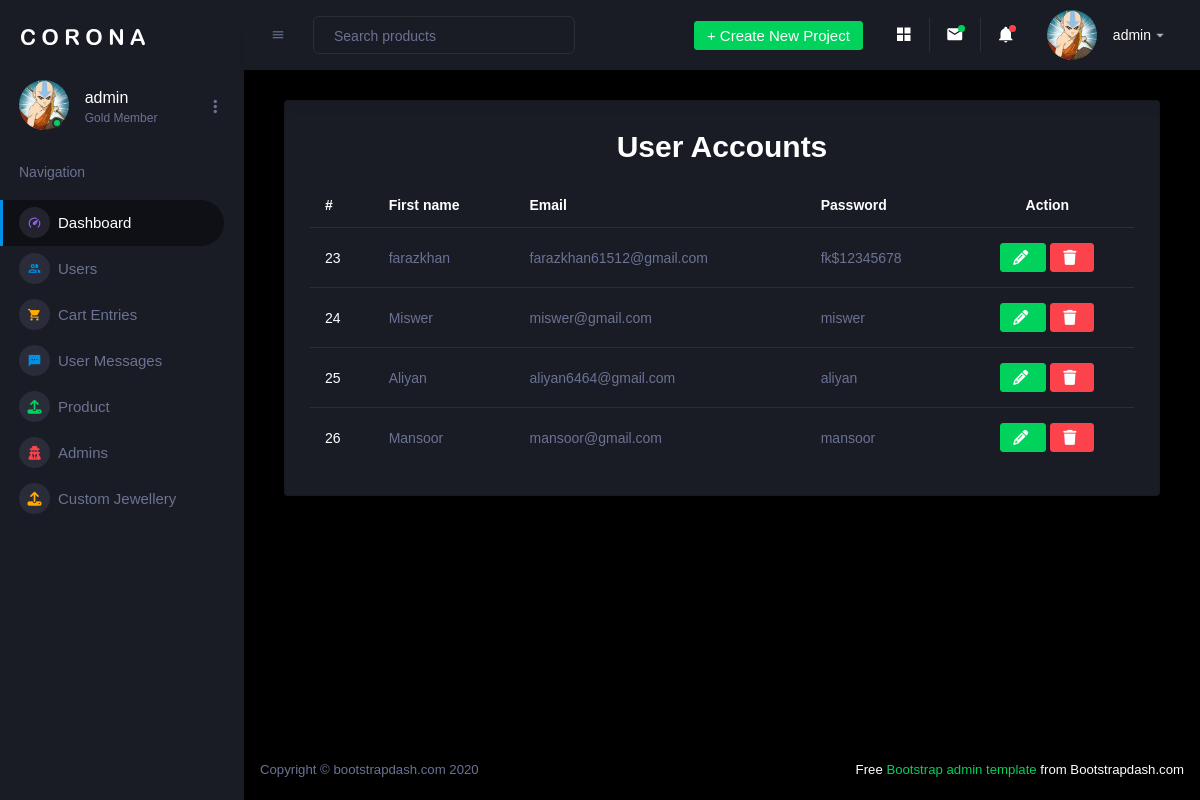
The page /admin/user.php (signed in) on the database its author committed.
### tables this page shows
CREATE TABLE `user_acc` (
  `id` int(255) NOT NULL,
  `avatar` varchar(300) NOT NULL,
  `name` varchar(255) NOT NULL,
  `email` varchar(255) NOT NULL,
  `phone` varchar(20) NOT NULL,
  `address` varchar(250) NOT NULL,
  `city` varchar(100) NOT NULL,
  `country` varchar(150) NOT NULL,
  `gender` varchar(100) NOT NULL,
  `password` varchar(225) NOT NULL
);

### admin/user.php (the view, shortened to what this page needs)
<?php
if(isset($_SESSION['admin_id'])){
  ?>
   <?php include("header.php"); ?>
   <?php include("sideBar.php"); ?>
   <?php include("navbar.php"); ?>
      <div class="col-lg-12 grid-margin stretch-card">
                <div class="card">
                  <div class="card-body">
                    <h3 class="card-title text-center font-weight-bold h2"> User Accounts</h3>
                    <div class="table-responsive" style="max-height: 400px; overflow-y: auto;">
                      <table class="table table-muted table">
                        <thead>
                          <tr>
                            <th class="text-white font-weight-bold"> #</th>
                            <th class="text-white font-weight-bold"> First name </th>
                            <th class="text-white font-weight-bold"> Email </th>
                            <th class="text-white font-weight-bold"> Password </th>
                            <th colspan="2" class="text-center text-white font-weight-bold"> Action </th>
                          </tr>
                        </thead>
                        <tbody>
                            <?php
   include("../includes/connection.php");
   $query="select * from user_acc";
   $sql=mysqli_query($conn,$query);
   $total=mysqli_num_rows($sql);
   if($total>0){
    while($data=mysqli_fetch_assoc($sql)){
        $id=$data['id'];
        $name=$data['name'];
        $email= $data['email'];
        $password= $data['password'];
        ?>
                        <tr>
                            <td class="text-white"> <?php echo $id?></td>
                            <td> <?php echo $name?></td>
                            <td><?php echo $email?></td>
                            <td><?php echo $password?></td>
                            <td class="text-center"><a href="user.php?id=<?php echo $data['id']?>"class="btn btn-success"><i class="fa-solid fa-pencil"></i></a> <a href="delete_user.php?id=<?php echo $data['id']?>"class="btn btn-danger"><i class="fa-solid fa-trash"></i></a></td>
                         </tr>
                              <?php
    }
   }
   ?>
                        </tbody>
                      </table>
                    </div>
                  </div>
                </div>
              </div>
   <?php include("footer.php"); ?>
         <?php
}else{
  header('location:login.php');
}
?>

### admin/sideBar.php (shortened to what this page needs)
                  <?php
                  if(isset($_SESSION['admin_id'])){
                    $user_id=$_SESSION['admin_id'];
                    $user_name=$_SESSION['admin_name'];
                    include('../includes/connection.php');
                    $query="SELECT * FROM admin WHERE user_id='$user_id'";
                    $sql=mysqli_query($conn,$query);
                    $data=mysqli_fetch_assoc($sql);
                  }
                  ?>
      <nav class="sidebar sidebar-offcanvas" id="sidebar">
        <div class="sidebar-brand-wrapper d-none d-lg-flex align-items-center justify-content-center fixed-top">
          <a class="sidebar-brand brand-logo" href="https://www.bootstrapdash.com/demo/corona-free/jquery/template/index.html"><img src="./Corona Admin_files/logo.svg" alt="logo"></a>
        </div>
        <ul class="nav">
          <li class="nav-item profile">
            <div class="profile-desc">
              <div class="profile-pic">
                <div class="count-indicator">
                                <div class="rounded-circle"
     style="
         width: 50px;
         height: 50px;
         background-image: url('<?php echo $data['user_image']; ?>');
         background-size: cover;
         background-position: center;
         background-repeat: no-repeat;
         display: inline-block;
     ">
</div>
                  <span class="count bg-success" style="margin-top:12px;"></span>
                </div>
                <div class="profile-name">
                  <h5 class="mb-0 font-weight-normal"><?php echo $user_name?></h5>
                  <span>Gold Member</span>
                </div>
              </div>
              <a href="https://www.bootstrapdash.com/demo/corona-free/jquery/template/index.html#" id="profile-dropdown" data-toggle="dropdown"><i class="mdi mdi-dots-vertical"></i></a>
            </div>
          </li>
          <li class="nav-item nav-category">
            <span class="nav-link">Navigation</span>
          </li>
          <li class="nav-item menu-items active">
            <a class="nav-link" href="index.php">
              <span class="menu-icon">
                <i class="mdi mdi-speedometer"></i>
              </span>
              <span class="menu-title">Dashboard</span>
            </a>
          </li>
          <li class="nav-item menu-items">
            <a class="nav-link" href="user.php">
              <span class="menu-icon">
                <i class="mdi mdi-account-multiple-outline text-primary"></i>
              </span>
              <span class="menu-title">Users</span>
            </a>
          </li>
          <li class="nav-item menu-items">
            <a class="nav-link" href="cart.php">
              <span class="menu-icon">
                <i class="mdi mdi-cart text-warning"></i>
              </span>
              <span class="menu-title">Cart Entries</span>
            </a>
          </li>
          <li class="nav-item menu-items">
            <a class="nav-link" href="messages.php">
              <span class="menu-icon">
                <i class="mdi mdi-message-processing"></i>
              </span>
              <span class="menu-title">User Messages</span>
            </a>
          </li>
<li class="nav-item menu-items">
  <a class="nav-link" data-toggle="collapse" href="#product-menu" aria-expanded="false" aria-controls="product-menu">
    <span class="menu-icon">
      <i class="fa-solid fa-upload"></i>
    </span>
    <span class="menu-title">Product</span>
  </a>
</li>
          <li class="nav-item menu-items">
            <a class="nav-link" href="admin_data.php">
              <span class="menu-icon">
                <i class="icon-md fa-solid fa-user-secret text-danger"></i>
              </span>
              <span class="menu-title">Admins</span>
            </a>
          </li>
<li class="nav-item menu-items">
  <a class="nav-link" data-toggle="collapse" href="#custom-jewellery-menu" aria-expanded="false" aria-controls="custom-jewellery-menu">
    <span class="menu-icon">
      <i class="fa-solid fa-upload"></i>
    </span>
    <span class="menu-title">Custom Jewellery</span>
  </a>
</li>
        </ul>
      </nav>

### admin/navbar.php (shortened to what this page needs)
   <?php
                  if(isset($_SESSION['admin_id'])){
                    $user_id=$_SESSION['admin_id'];
                    $user_name=$_SESSION['admin_name'];
                    include('../includes/connection.php');
                    $query="SELECT * FROM admin WHERE user_id='$user_id'";
                    $sql=mysqli_query($conn,$query);
                    $data=mysqli_fetch_assoc($sql);
                  }
                  ?>
      <div class="container-fluid page-body-wrapper">
        <nav class="navbar p-0 fixed-top d-flex flex-row">
          <div class="navbar-menu-wrapper flex-grow d-flex align-items-stretch">
            <button class="navbar-toggler navbar-toggler align-self-center" type="button" data-toggle="minimize">
              <span class="mdi mdi-menu"></span>
            </button>
            <ul class="navbar-nav w-100">
              <li class="nav-item w-100">
                <form class="nav-link mt-2 mt-md-0 d-none d-lg-flex search">
                  <input type="text" class="form-control" placeholder="Search products">
                </form>
              </li>
            </ul>
            <ul class="navbar-nav navbar-nav-right">
              <li class="nav-item dropdown d-none d-lg-block">
                <a class="nav-link btn btn-success create-new-button" id="createbuttonDropdown" data-toggle="dropdown" aria-expanded="false" href="https://www.bootstrapdash.com/demo/corona-free/jquery/template/index.html#">+ Create New Project</a>
              </li>
              <li class="nav-item nav-settings d-none d-lg-block">
                <a class="nav-link" href="https://www.bootstrapdash.com/demo/corona-free/jquery/template/index.html#">
                  <i class="mdi mdi-view-grid"></i>
                </a>
              </li>
              <li class="nav-item dropdown border-left">
                <a class="nav-link count-indicator dropdown-toggle" id="messageDropdown" href="https://www.bootstrapdash.com/demo/corona-free/jquery/template/index.html#" data-toggle="dropdown" aria-expanded="false">
                  <i class="mdi mdi-email"></i>
                  <span class="count bg-success"></span>
                </a>
              </li>
              <li class="nav-item dropdown border-left">
                <a class="nav-link count-indicator dropdown-toggle" id="notificationDropdown" href="https://www.bootstrapdash.com/demo/corona-free/jquery/template/index.html#" data-toggle="dropdown">
                  <i class="mdi mdi-bell"></i>
                  <span class="count bg-danger"></span>
                </a>
              </li>
              <li class="nav-item dropdown">
                <a class="nav-link" id="profileDropdown" href="https://www.bootstrapdash.com/demo/corona-free/jquery/template/index.html#" data-toggle="dropdown">
                  <div class="navbar-profile">
                   <div class="rounded-circle"
     style="
         width: 50px;
         height: 50px;
         background-image: url('<?php echo $data['user_image']; ?>');
         background-size: cover;
         background-position: center;
         background-repeat: no-repeat;
         display: inline-block;
     ">
</div>
                    <p class="mb-0 d-none d-sm-block navbar-profile-name"><?php echo $user_name?></p>
                    <i class="mdi mdi-menu-down d-none d-sm-block"></i>
                  </div>
                </a>
              </li>
            </ul>
          </div>
        </nav>
        <div class="main-panel">
          <div class="content-wrapper">

### rows shown on the page
user_acc: id "23", name "farazkhan", email "farazkhan61512@gmail.com", password "fk$12345678"
user_acc: id "24", name "Miswer", email "miswer@gmail.com", password "miswer"
user_acc: id "25", name "Aliyan", email "aliyan6464@gmail.com", password "aliyan"
user_acc: id "26", name "Mansoor", email "mansoor@gmail.com", password "mansoor"

### other values the page prints
$user_name "admin"
